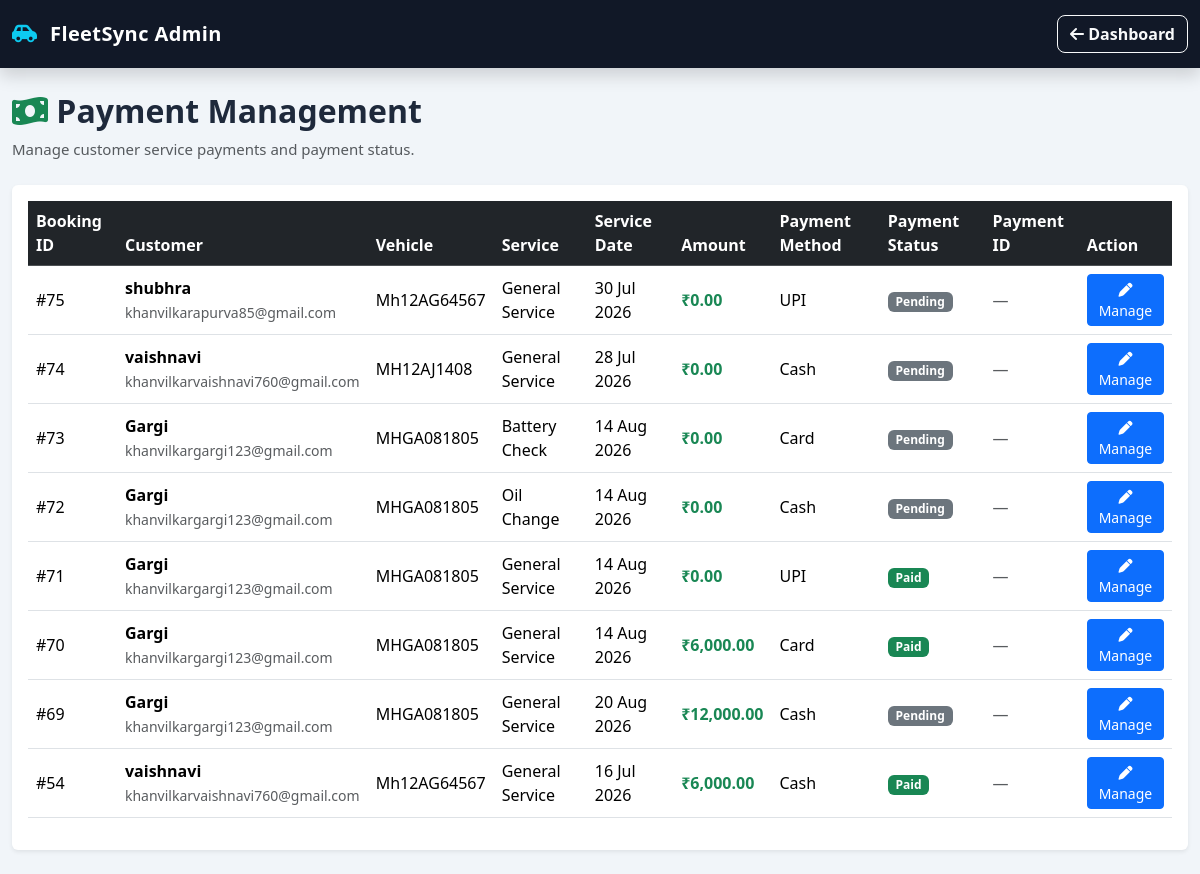
Screenshot of /FleetSyncAdmin/admin_payments.php (signed in) with the database file from the repository.
### tables this page shows
CREATE TABLE `bookings` (
  `id` int(11) NOT NULL,
  `user_email` varchar(100) NOT NULL,
  `customer_name` varchar(100) DEFAULT NULL,
  `mobile` varchar(15) DEFAULT NULL,
  `vehicle_number` varchar(20) NOT NULL,
  `brand` varchar(50) DEFAULT NULL,
  `model` varchar(50) DEFAULT NULL,
  `vehicle_type` varchar(30) DEFAULT NULL,
  `km_reading` int(11) DEFAULT NULL,
  `service_type` varchar(100) NOT NULL,
  `booking_date` date NOT NULL,
  `booking_time` time NOT NULL,
  `last_service` date DEFAULT NULL,
  `next_service` date DEFAULT NULL,
  `notes` text DEFAULT NULL,
  `image` varchar(255) DEFAULT NULL,
  `status` varchar(30) DEFAULT 'Pending',
  `service_stage` varchar(50) NOT NULL DEFAULT 'Booking Confirmed',
  `created_at` timestamp NOT NULL DEFAULT current_timestamp(),
  `reminder_sent` tinyint(1) NOT NULL DEFAULT 0,
  `payment_method` varchar(30) DEFAULT NULL,
  `payment_status` varchar(30) DEFAULT 'Pending',
  `payment_id` varchar(100) DEFAULT NULL,
  `service_completed_date` date DEFAULT NULL,
  `service_amount` decimal(10,2) DEFAULT 0.00,
  `payment_date` date DEFAULT NULL
);

### FleetSyncAdmin/admin_payments.php (the view, shortened to what this page needs)
<?php
include '../config.php';
$sql = "SELECT
            id,
            customer_name,
            user_email,
            vehicle_number,
            service_type,
            booking_date,
            service_amount,
            payment_method,
            payment_status,
            payment_id
        FROM bookings
        ORDER BY id DESC";
$result = mysqli_query($conn, $sql);
?>
<!DOCTYPE html>
<html lang="en">
<head>
    <link
        href="https://cdn.jsdelivr.net/npm/bootstrap@5.3.7/dist/css/bootstrap.min.css"
        rel="stylesheet">
    <link
        rel="stylesheet"
        href="https://cdnjs.cloudflare.com/ajax/libs/font-awesome/6.7.0/css/all.min.css">
    <link rel="stylesheet" href="css/admin.css">
</head>
<body>
<nav class="navbar navbar-dark bg-dark shadow">
    <div class="container-fluid">
        <a href="admin_dashboard.php"
           class="navbar-brand fw-bold">
            <i class="fa-solid fa-car-side text-info"></i>
            FleetSync Admin
        </a>
        <a href="admin_dashboard.php"
           class="btn btn-outline-light">
            <i class="fa-solid fa-arrow-left"></i>
            Dashboard
        </a>
    </div>
</nav>
<div class="container-fluid py-4">
    <div class="d-flex justify-content-between align-items-center mb-4">
        <div>
            <h2 class="fw-bold">
                <i class="fa-solid fa-money-bill-wave text-success"></i>
                Payment Management
            </h2>
            <p class="text-muted mb-0">
                Manage customer service payments and payment status.
            </p>
        </div>
    </div>
    <div class="card shadow-sm border-0">
        <div class="card-body">
            <div class="table-responsive">
                <table class="table table-hover align-middle">
                    <thead class="table-dark">
                        <tr>
                            <th>Booking ID</th>
                            <th>Customer</th>
                            <th>Vehicle</th>
                            <th>Service</th>
                            <th>Service Date</th>
                            <th>Amount</th>
                            <th>Payment Method</th>
                            <th>Payment Status</th>
                            <th>Payment ID</th>
                            <th>Action</th>
                        </tr>
                    </thead>
                    <tbody>
                    <?php if (mysqli_num_rows($result) > 0): ?>
                        <?php while ($row = mysqli_fetch_assoc($result)): ?>
                            <tr>
                                <td>
                                    #<?php echo $row['id']; ?>
                                </td>
                                <td>
                                    <strong>
                                        <?php
                                        echo htmlspecialchars(
                                            $row['customer_name']
                                        );
                                        ?>
                                    </strong>
                                    <br>
                                    <small class="text-muted">
                                        <?php
                                        echo htmlspecialchars(
                                            $row['user_email']
                                        );
                                        ?>
                                    </small>
                                </td>
                                <td>
                                    <?php
                                    echo htmlspecialchars(
                                        $row['vehicle_number']
                                    );
                                    ?>
                                </td>
                                <td>
                                    <?php
                                    echo htmlspecialchars(
                                        $row['service_type']
                                    );
                                    ?>
                                </td>
                                <td>
                                    <?php
                                    echo date(
                                        "d M Y",
                                        strtotime($row['booking_date'])
                                    );
                                    ?>
                                </td>
                                <td>
                                    <strong class="text-success">
                                        ₹<?php
                                        echo number_format(
                                            (float)$row['service_amount'],
                                            2
                                        );
                                        ?>
                                    </strong>
                                </td>
                                <td>
                                    <?php
                                    echo $row['payment_method']
                                        ? htmlspecialchars(
                                            $row['payment_method']
                                          )
                                        : '<span class="text-muted">Not selected</span>';
                                    ?>
                                </td>
                                <td>
                                    <?php
                                    if ($row['payment_status'] === 'Paid') {
                                        echo '<span class="badge bg-success">
                                                Paid
                                              </span>';
                                    } elseif (
                                        $row['payment_status'] === 'Partial'
                                    ) {
                                        echo '<span class="badge bg-warning text-dark">
                                                Partial
                                              </span>';
                                    } else {
                                        echo '<span class="badge bg-secondary">
                                                Pending
                                              </span>';
                                    }
                                    ?>
                                </td>
                                <td>
                                    <?php
                                    echo $row['payment_id']
                                        ? htmlspecialchars(
                                            $row['payment_id']
                                          )
                                        : '<span class="text-muted">—</span>';
                                    ?>
                                </td>
                                <td>
                                    <a
                                        href="edit_payment.php?id=<?php echo $row['id']; ?>"
                                        class="btn btn-sm btn-primary">
                                        <i class="fa-solid fa-pen"></i>
                                        Manage
                                    </a>
                                </td>
                            </tr>
                        <?php endwhile; ?>
                    <?php endif; ?>
                    </tbody>
                </table>
            </div>
        </div>
    </div>
</div>
</body>
</html>

### FleetSyncAdmin/css/admin.css (style rules this page uses)
* { margin: 0; padding: 0; box-sizing: border-box; }
body { font-family: "Segoe UI", Arial, sans-serif; min-height: 100vh; background: #f4f7fb; color: #1e293b; }
.navbar { padding: 15px 0; background: #111827 !important; }
.navbar-brand { letter-spacing: 0.5px; }
.navbar-brand i { margin-right: 7px; }
.container-fluid > .mb-4 p { font-size: 15px; }
body { font-family: "Segoe UI", Arial, sans-serif; background: #f1f5f9; color: #1e293b; min-height: 100vh; }
.navbar { background: #111827 !important; padding: 14px 0; }
.navbar-brand { color: #ffffff !important; letter-spacing: 0.4px; }
.navbar .btn { border-radius: 8px; font-weight: 600; }
body { background: #f1f5f9; }

### rows the page displays
bookings: id "75", customer_name "shubhra", user_email "khanvilkarapurva85@gmail.com", vehicle_number "Mh12AG64567", service_type "General Service", booking_date "30 Jul 2026", service_amount "0.00", payment_method "UPI", payment_status "Pending"
bookings: id "74", customer_name "vaishnavi", user_email "khanvilkarvaishnavi760@gmail.com", vehicle_number "MH12AJ1408", service_type "General Service", booking_date "28 Jul 2026", service_amount "0.00", payment_method "Cash", payment_status "Pending"
bookings: id "73", customer_name "Gargi", user_email "khanvilkargargi123@gmail.com", vehicle_number "MHGA081805", service_type "Battery Check", booking_date "14 Aug 2026", service_amount "0.00", payment_method "Card", payment_status "Pending"
bookings: id "72", customer_name "Gargi", user_email "khanvilkargargi123@gmail.com", vehicle_number "MHGA081805", service_type "Oil Change", booking_date "14 Aug 2026", service_amount "0.00", payment_method "Cash", payment_status "Pending"
bookings: id "71", customer_name "Gargi", user_email "khanvilkargargi123@gmail.com", vehicle_number "MHGA081805", service_type "General Service", booking_date "14 Aug 2026", service_amount "0.00", payment_method "UPI", payment_status "Paid"
bookings: id "70", customer_name "Gargi", user_email "khanvilkargargi123@gmail.com", vehicle_number "MHGA081805", service_type "General Service", booking_date "14 Aug 2026", service_amount "6,000.00", payment_method "Card", payment_status "Paid"
bookings: id "69", customer_name "Gargi", user_email "khanvilkargargi123@gmail.com", vehicle_number "MHGA081805", service_type "General Service", booking_date "20 Aug 2026", service_amount "12,000.00", payment_method "Cash", payment_status "Pending"
bookings: id "54", customer_name "vaishnavi", user_email "khanvilkarvaishnavi760@gmail.com", vehicle_number "Mh12AG64567", service_type "General Service", booking_date "16 Jul 2026", service_amount "6,000.00", payment_method "Cash", payment_status "Paid"
